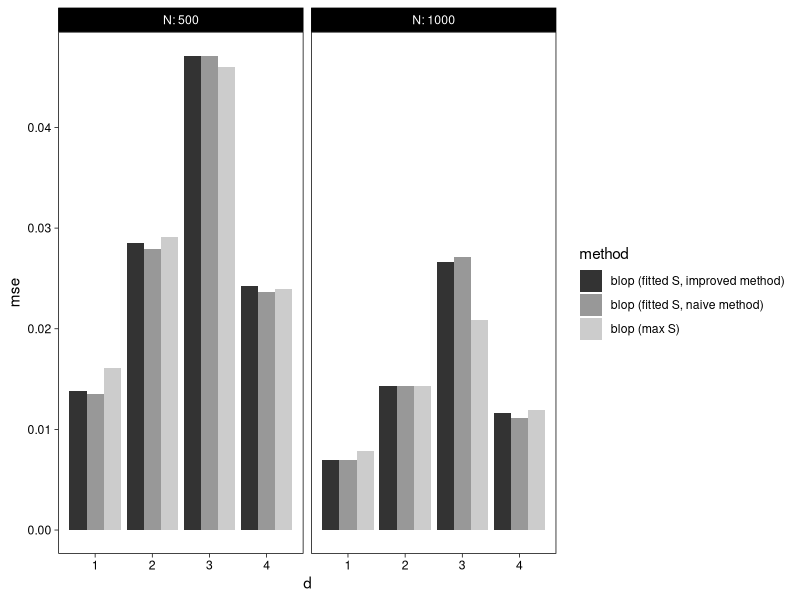

This chart was generated by the following R code: (Note: this script raises an error after producing the figure.)
library(magrittr)
f <- function (x, y) mean((x - y)^2)
exp_03a <- 
    readr::read_csv("data/exp-02.csv") %>%
    dplyr::filter(l == 1.75, o == sqrt(2), !is.infinite(estimate)) %>%
    dplyr::mutate(m = "blop (max S)") %>%
    dplyr::group_by(m, d, N) %>%
    dplyr::summarise(mse = f(estimate, target), .groups = "drop")

exp_03b <- 
    readr::read_csv("data/exp-03.csv") %>%
    dplyr::filter(l == 1.75, o == sqrt(2), !is.infinite(estimate)) %>%
    dplyr::mutate(m = "blop (fitted S, naive method)") %>%
    dplyr::group_by(m, d, N) %>%
    dplyr::summarise(mse = f(estimate, target), .groups = "drop")

exp_03c <- 
    readr::read_csv("data/exp-04.csv") %>%
    dplyr::filter(l == 1.75, o == sqrt(2), !is.infinite(estimate)) %>%
    dplyr::mutate(m = "blop (fitted S, improved method)") %>%
    dplyr::group_by(m, d, N) %>%
    dplyr::summarise(mse = f(estimate, target), .groups = "drop")

exp_03 <-
    rbind(exp_03a, exp_03b, exp_03c) %>%
    dplyr::rename(method = m)

p <- 
    exp_03 %>%
    ggplot2::ggplot(ggplot2::aes(x = d, y = mse, fill = method)) + 
    ggplot2::facet_grid( ~ N, labeller = "label_both", scales = "free") +
    ggplot2::geom_bar(stat = "identity", position = ggplot2::position_dodge()) +
    ggplot2::theme_linedraw() +
    ggplot2::scale_fill_grey() + 
    ggplot2::theme(
        panel.grid.major = ggplot2::element_blank(), 
        panel.grid.minor = ggplot2::element_blank()
    )
ggplot2::ggsave("images/exp-03.pdf", p, width = 6, height = 3)
p
